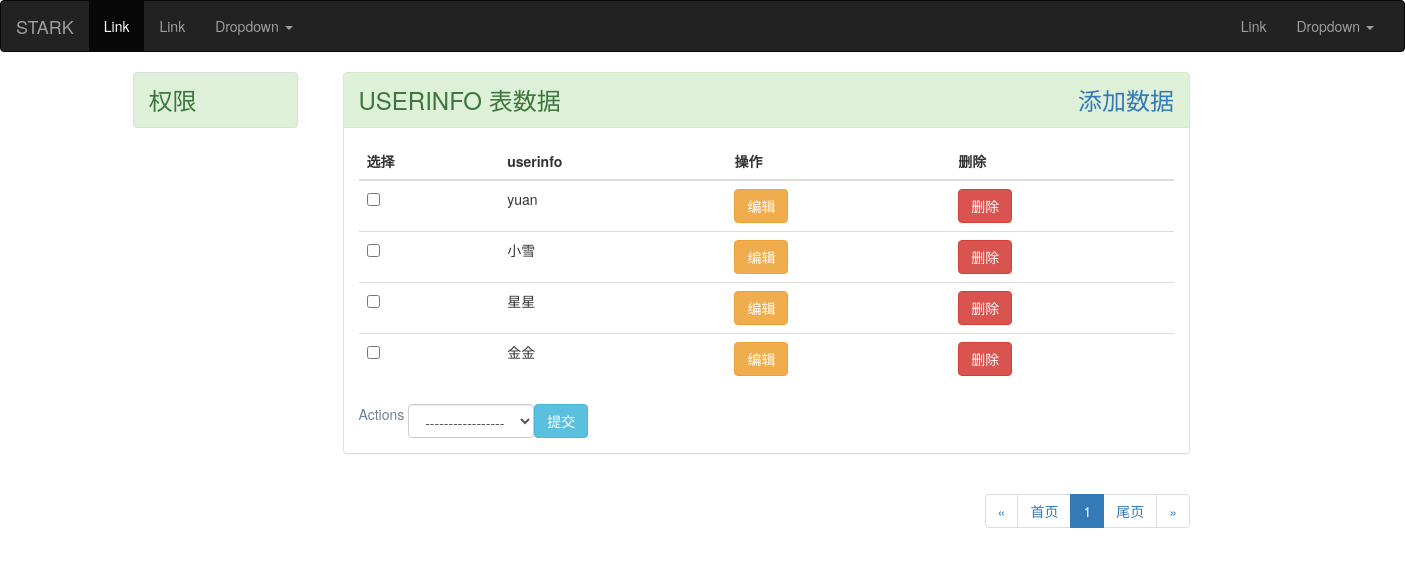
The app's page /stark/app01/userinfo/ with its own data.
### app01/models.py (models this page shows)
class UserInfo(models.Model):
    name = models.CharField(verbose_name='员工姓名', max_length=16)
    gender=models.IntegerField(choices=((1,"男"),(2,"女")))
    email = models.EmailField(verbose_name='邮箱', max_length=64)
    depart = models.ForeignKey(verbose_name='部门', to="Department", to_field="code")
    user = models.OneToOneField(User)
    def __str__(self):
        return self.name

### stark/service/sites.py (the view, shortened to what this page needs)
    def listview(self, request):
        data_list = self.model.objects.all()
        title = self.model._meta.model_name
        add_url = self.get_add_url()
        filter_condition = self.get_filter_condition(request)
        search_condition = self.get_search_condition(request)
        data_list = data_list.filter(search_condition).filter(filter_condition)
        showlist=ShowList(self, data_list, request)
        return render(request,"list_view.html", locals())

### stark/service/sites.py (called while the page is built, shortened)
    def get_new_actions(self):
        tmp = []
        tmp.extend(self.config_obj.actions)
        tmp.append(self.config_obj.patch_delete)
        new_actions = []
        for func in tmp:
            new_actions.append({
                "text": func.desc,
                "name": func.__name__
            })
        return new_actions

    def get_headers(self):
        header_list = []  # 表头
        for field_or_func in self.config_obj.new_list_display():
            if callable(field_or_func):
                val = field_or_func(self.config_obj, is_header=True)
            else:
                if field_or_func == "__str__":
                    val = self.config_obj.model._meta.model_name
                else:
                    field_obj = self.config_obj.model._meta.get_field(field_or_func)
                    '''  field_obj=
                app01.Book.title  app01.Book.price  app01.Book.publish app01.Book.authors
                    '''
                    val = field_obj.verbose_name
            header_list.append(val)
        return header_list

    def get_list_filter_links(self):
        list_filter_links = {}
        return list_filter_links

    def get_add_url(self):
        url_name = "%s_%s_add"%(self.app_label,self.model_name)
        _url = reverse(url_name)
        return _url

    def get_change_url(self, obj):
        url_name = "%s_%s_change" % (self.app_label, self.model_name)
        _url = reverse(url_name, args=(obj.pk,))
        return _url

    def get_del_url(self, obj):
        url_name = "%s_%s_del" % (self.app_label, self.model_name)
        _url = reverse(url_name, args=(obj.pk,))
        return _url

    def edit(self, obj=None, is_header=False):
        if is_header:
            return "操作"
        else:
            return mark_safe("<a href='%s' class='btn btn-warning btn-small'>编辑</a>"%self.get_change_url(obj))

    def delete(self, obj=None, is_header=False):
        if is_header:
            return "删除"
        else:
            return mark_safe("<a href='%s' class='btn btn-danger btn-small' >删除</a>"%self.get_del_url(obj))

    def checkbox(self, obj=None, is_header=False):
        if is_header:
            return "选择"
        else:
            return mark_safe("<input type='checkbox' name='pk_list' value=%s>"%obj.pk)

### stark/utils/page.py (called while the page is built)
    @property
    def start(self):
        return self.page_start_num

    @property
    def end(self):
        return self.page_end_num

### stark/templates/list_view.html (shortened to what this page needs)
{% extends "base.html" %}
{% block content %}
<div class="container">
    <div class="row">
        <div class="col-md-9 " role="main">
            <div class="panel panel-success">
                <div class="panel-heading">
                    <span style="font-size: x-large;">{{ title|upper }} 表数据
                        <a class="pull-right" href="{{ add_url }}">添加数据</a></span>
                </div>
                <div class="panel-body">
                    <form action="" method="post">
                        <table class="table table-hover">
                            <thead>
                            <tr>
                                {% for item in showlist.get_headers %}
                                    <th>{{ item }}</th>
                                {% endfor %}
                            </tr>
                            </thead>
                            <tbody>
                            {% for data in showlist.get_body %}
                                <tr>
                                    {% for item in data %}
                                        <td>
                                            {{ item }}
                                        </td>
                                    {% endfor %}
                                </tr>
                            {% endfor %}
                            </tbody>
                        </table>
                    <span class="pull-left" style="color: slategray;">Actions&nbsp</span>
                    <div class="pull-left">
                        <select name="action" class="form-control form-inline pull-left" >
                            <option value="">-----------------</option>
                        </select>
                    </div>
                    <button class="btn btn-info">提交</button>
                     </form>
                </div>
            </div>
            <div class="pull-right">
                {{ showlist.pagination.ret_html| safe }}
            </div>
        </div>
        <div class="col-md-3" role="complementary">
        </div>
    </div>
</div>
{% endblock %}

### stark/templates/base.html (style rules this page uses)
.active { color: red; }

### records on screen
UserInfo: data "yuan"
UserInfo: data "小雪"
UserInfo: data "星星"
UserInfo: data "金金"

### other values on screen
{{ title|upper }} "USERINFO"
{{ item }} "选择" "userinfo" "操作" "删除"
{{ item }} "编辑" "删除" "编辑" "删除" "编辑" "删除" "编辑" "删除"
{{ showlist.pagination.ret_html| safe }} "« 首页 1 尾页 »"
